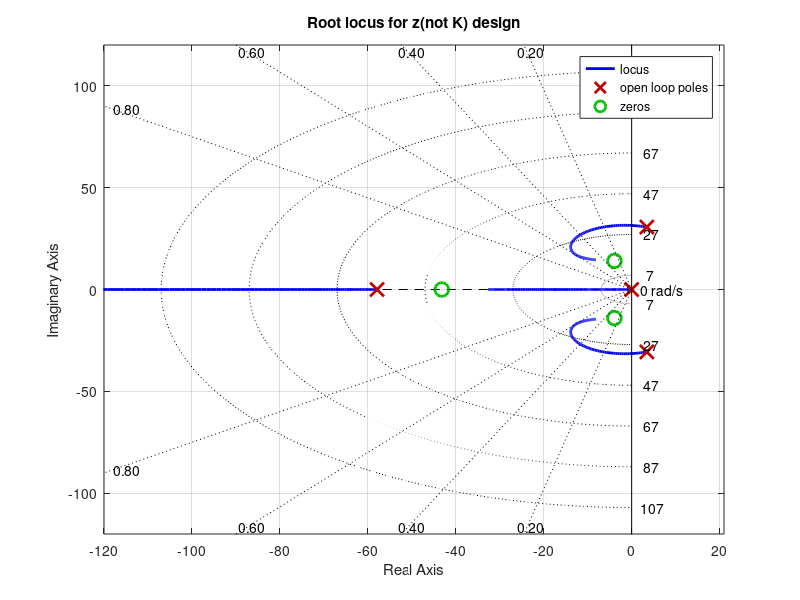

This figure's MATLAB source:
% Fig. 5.24  Feedback Control of Dynamic Systems, 8e 
%             Franklin, Powell, Emami
% script for Figure 5.24, Lead design.

clf; 
s=tf('s');
%sys=10*(s+1)/(s*(s+1)*(s+10)*(s+60)); % with lead only
sys=(6*s*(s^2+51*s+550)+55000)/(s^2*(s^2+51*s+550)+55000*s); % with lead and lag
rlocus(sys)
axis([-120 20 -120 120])
title('Root locus for z(not K) design')
hold on
z=0.2:0.2:0.8;
wn=7:20:107;
sgrid(z, wn)
% hold off

%set(gco,'LineWidth',4)